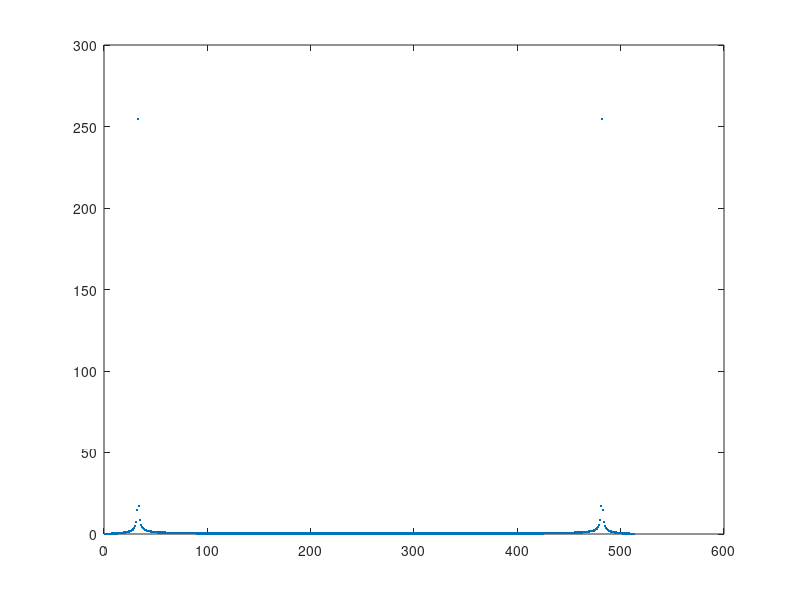

MATLAB code to generate this figure:
% Octave test file for DiscoFever;
fs=32768;
BlockSize=512;
WordLength=12;
OutputBinCount=16;

ScaleFactor=(2^WordLength)*BlockSize/2;
t=0:1/fs:BlockSize/fs;
s=(2^WordLength)*(sin(2*pi*2048*t));
S=abs(fft(s))/(ScaleFactor/256);
OutputValues=zeros(1,OutputBinCount);
for Index=1:OutputBinCount
  FrequencyComponent = 0;
  for AverageIndex = 1:(BlockSize / OutputBinCount)
    FrequencyComponent = FrequencyComponent + S((Index-1)*(BlockSize / OutputBinCount)+AverageIndex);
  end
  OutputValues(Index)=FrequencyComponent;
end
plot(S,'.')